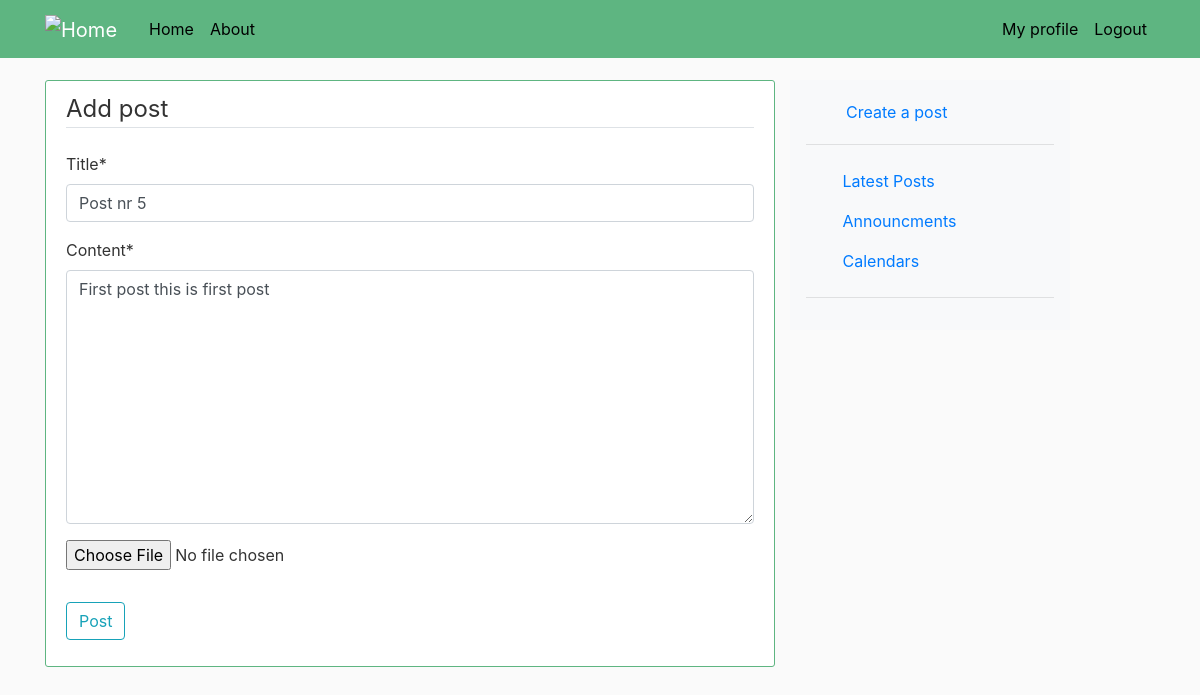
Page /post/1/update/ (signed in) on the earlier database version.
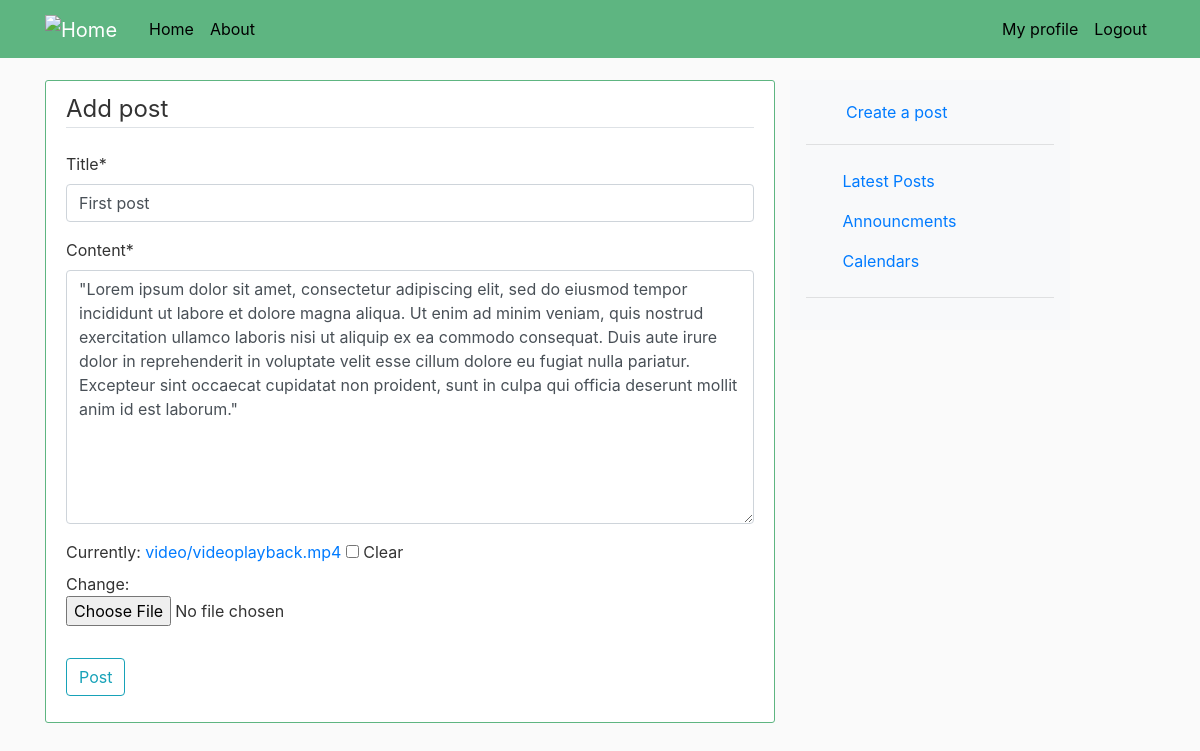
Same page on the later database version.
### blog/models.py (models this page shows, shortened)
class Post(models.Model): #Post table
    title = models.CharField(max_length=100)
    content = models.TextField()
    date_posted = models.DateTimeField(default=timezone.now)
    author = models.ForeignKey(User, on_delete=models.CASCADE)
    video = models.FileField(upload_to="video/", null=True, verbose_name="", blank=True)

### blog/views.py (the view, shortened to what this page needs)
# urls.py: path('post/<int:pk>/update/', PostUpdateView.as_view(), name='post-update'),
class PostUpdateView(LoginRequiredMixin, UserPassesTestMixin, UpdateView):
	model = Post
	template_name = 'page/post_form.html'
	fields = ['title', 'content', 'video']
	success_url = '/'
	def test_func(self):
		post = self.get_object()
		if self.request.user == post.author:
			return True
		return False

### blog/templates/page/post_form.html (shortened to what this page needs)
{% extends "page/base.html" %}
{% load crispy_forms_tags %}
{% block content %}
        <div class = "content-section">
                <form enctype="multipart/form-data"  method="POST" action="">
                        <fieldset class = "form-group">
                                <legend class = "border-bottom mb-4">Add post</legend>
                                {{ form|crispy }}
                        </fieldset>
                        <div class = "form-group">
                                <button class="btn btn-outline-info type => "submit">Post</button>
                        </div>
                </form>
        </div>
{% endblock content %}

### blog/templates/page/base.html (shortened to what this page needs)
{% load static %}
<!DOCTYPE html>
<html>
<head>
    <link rel="stylesheet" href="https://cdn.jsdelivr.net/npm/bootstrap@4.0.0/dist/css/bootstrap.min.css">
    <link rel="stylesheet" type="text/css" href="{% static 'blog/main.css' %}">
</head>
<body>
    <header class="site-header">
        <nav class="navbar navbar-expand-md navbar-dark bg-steel fixed-top">
            <div class="container">
              <a class="navbar-brand mr-4" href="{% url 'page-home' %}">
              <img title="Home page" alt = "Home" src = "https://uploads-ssl.webflow.com/5f733d032f042319ba8749f1/5fad467c4f923d632bad06a0_Blindside_Logo.svg" height="50px" width="100px">
              </a>
              <div class="collapse navbar-collapse" id="navbarToggle">
                <div class="navbar-nav mr-auto">
                  <a class="nav-item nav-link" href="{% url 'page-home' %}">Home</a>
                  <a class="nav-item nav-link" href="{% url 'page-about' %}">About</a>
                </div>
                <div class="navbar-nav">
                  {% if user.is_authenticated %}
                      <a class="nav-item nav-link" href="{% url 'profile' %}">My profile</a>
                      <a class="nav-item nav-link" href="{% url 'logout' %}">Logout</a>
                  {% else %}
                      <a class="nav-item nav-link" href="{% url 'login' %}">Login</a>
                      <a class="nav-item nav-link" href="{% url 'register' %}">Register</a>
                  {% endif %}
                </div>
              </div>
            </div>
            </nav>
    </header>
    <main role="main" class="container">
   <div class="row">
    <div class="col-md-8">
      {% block content %}{% endblock %}
    </div>
    {% if user.is_authenticated %}
    <div class="sidebar">
      <div class="flex-column flex-shrink-0 p-3 bg-light" style="width: 280px;">
        <a href="{% url 'post-create' %}" class="d-flex align-items-center mb-3 mb-md-0 me-md-auto link-dark text-decoration-none">
          <svg class="bi me-2" width="40" height="32"><use xlink:href="#bootstrap"></use></svg>
          <span class="fs-4">Create a post</span>
        </a>
        <hr>
        <ul class="nav flex-column mb-auto">
          <li class="nav-item">
            <a href="#" class="nav-link active" aria-current="page">
              <svg class="bi me-2" width="16" height="16"><use xlink:href="#home"></use></svg>
              Latest Posts
            </a>
          </li>
          <li>
            <a href="#" class="nav-link link-dark" >
              <svg class="bi me-2" width="16" height="16"><use xlink:href="#speedometer2"></use></svg>
              Announcments
            </a>
          </li>
          <li>
            <a href="#" class="nav-link link-dark">
              <svg class="bi me-2" width="16" height="16"><use xlink:href="#table"></use></svg>
              Calendars
            </a>
          </li>
        </ul>
        <hr>
      </div>
    </div>
    {% endif %}
</main>
</body>
</html>

### blog/static/blog/main.css (style rules this page uses)
body { background: #fafafa; color: #333333; margin-top: 5rem; }
ul { margin: 1; }
.bg-steel { background-color: #5eb581; }
.site-header .navbar-nav .nav-link { color: #000000; }
.content-section { background: #ffffff; padding: 10px 20px; border: 1px solid #5eb581; border-radius: 3px; margin-bottom: 20px; }

Differences in the rows shown:
changed Post: title "Post nr 5" → "First post"; content "First post this is first post" → "\"Lorem ipsum dolor sit amet, consectetur adipiscing elit, sed do eiusmod tempor incididunt ut labore et dolore magna aliqua. Ut enim ad minim veniam, quis nostrud exercitation ullamco laboris nisi ut aliquip ex ea commodo consequat. Duis aute irure dolor in reprehenderit in voluptate velit esse cillum dolore eu fugiat nulla pariatur. Excepteur sint occaecat cupidatat non proident, sunt in culpa qui officia deserunt mollit anim id est laborum.\""
Other differences:
form field form: (not shown) → "☐"
text no longer shown: "Title * Content *"
text now shown: "Title * Content * Currently: video/videoplayback.mp4 Clear Change:"
